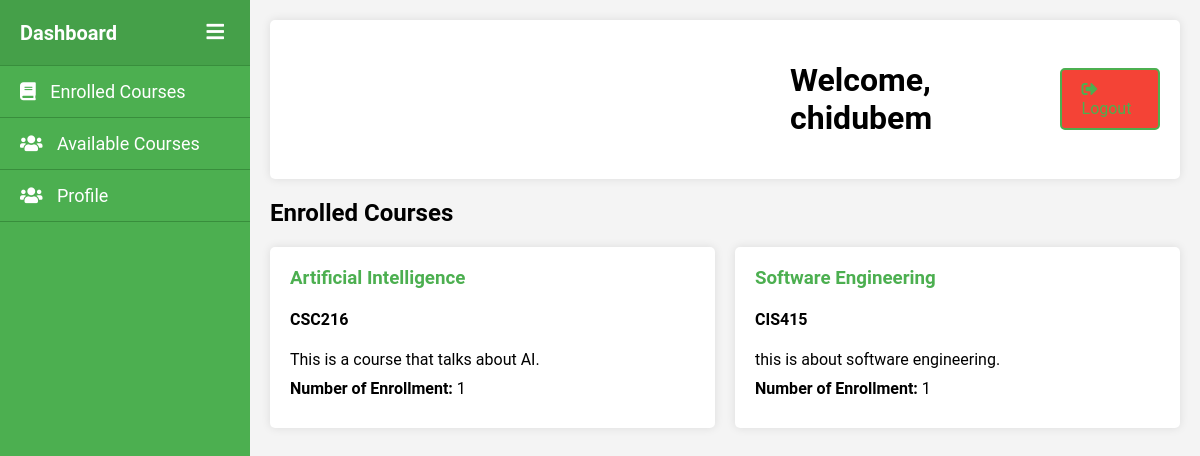
/attendace/student-dashboard (signed in), run on the app's committed database.
### accounts/models.py (models this page shows, shortened)
class User(AbstractUser):
    is_student = models.BooleanField(default=False)
    is_teacher = models.BooleanField(default=False)
    is_admin = models.BooleanField(default=False)

### attendace/models.py (models this page shows, shortened)
class Course(models.Model):
    course_title = models.CharField(max_length=50, default='')
    course_code = models.CharField(max_length=50, unique=True)
    description = models.TextField()
    requirements = models.TextField()
    start_date = models.DateField()
    end_date = models.DateField()
    teacher = models.ForeignKey(settings.AUTH_USER_MODEL, on_delete=models.CASCADE)
    students = models.ManyToManyField(settings.AUTH_USER_MODEL, related_name='enrolled_courses')

### attendace/views.py (the view)
# urls.py: path('student-dashboard', views.student_dashboard, name='student-dashboard'),
@login_required
def student_dashboard(request):
    student = request.user
    enrolled_courses = student.enrolled_courses.all()
    available_courses = models.Course.objects.exclude(pk__in=[course.pk for course in enrolled_courses])
    context = {
        'enrolled_courses': enrolled_courses,
        'available_courses': available_courses,
    }
    return render(request, 'attendance/student_dashboard.html', context)

### attendace/templatetags/custom_filters.py (called while the page is built)
@register.filter
def first_sentence(value):
    sentences = value.split('.')
    if sentences:
        return sentences[0] + '.'  # Ensure the period is included
    return value

### attendace/templates/attendance/student_dashboard.html (shortened to what this page needs)
<!DOCTYPE html>
<html lang="en">
    {% load static %}
    {% load custom_filters %}
<head>
    <link rel="stylesheet" href="{% static 'attendace/css/teacher-dashboard.css' %}">
    <link rel="stylesheet" href="https://cdnjs.cloudflare.com/ajax/libs/font-awesome/5.15.3/css/all.min.css">
</head>
<body>
    <div class="sidebar" id="sidebar">
        <div class="sidebar-header">
            <h2>Dashboard</h2>
            <button class="toggle-btn" onclick="toggleSidebar()">
                <i class="fas fa-bars"></i>
            </button>
        </div>
        <ul class="nav-links">
            <li><a href="{% url 'attendace:student-dashboard' %}"><i class="fas fa-book"></i> Enrolled Courses</a></li>
            <li><a href="{% url 'attendace:available-courses' %}"><i class="fas fa-users"></i> Available Courses</a></li>
            <li><a href="{% url 'attendace:user-profile' %}"><i class="fas fa-users"></i> Profile</a></li>
        </ul>
    </div>
    <div class="main-content" id="main-content">
        <header>
            <h1 style='padding-left:500px;'>Welcome, {{user.username}}</h1>
            <div class="header-actions">
                <a href="{% url 'logout' %}" class="logout-button"><i class="fas fa-sign-out-alt"></i> Logout</a>
            </div>
        </header>
        <main>
            <h2>Enrolled Courses</h2>
            <div class="courses">
                {% for course in enrolled_courses %}
                <div class="course-card">
                    <a href = {% url 'attendace:course-detail' course.id%}><h3>{{course.course_title}}</h3></a>
                    <h4>{{course.course_code}}</h4>
                    <p>{{course.description|first_sentence}}</p>
                    <p><strong>Number of Enrollment:</strong> {{course.students.count}}</p>
                </div>
                {% endfor %}
            </div>
        </main>
    </div>
</body>
</html>

### attendace/static/attendace/css/teacher-dashboard.css (style rules this page uses)
body { font-family: 'Roboto', sans-serif; margin: 0; background-color: #f4f4f4; display: flex; height: 100vh; }
.sidebar { width: 250px; background-color: #4CAF50; color: white; display: flex; flex-direction: column; position: fixed; height: 100%; }
.sidebar-header { padding: 20px; text-align: center; background-color: #45A049; border-bottom: 1px solid #388E3C; }
.nav-links { list-style: none; padding: 0; margin: 0; flex-grow: 1; }
.nav-links li { border-bottom: 1px solid #388E3C; }
.nav-links a { color: white; text-decoration: none; display: block; padding: 15px 20px; font-size: 18px; }
.nav-links a i { margin-right: 10px; }
.main-content { margin-left: 250px; padding: 20px; flex-grow: 1; }
header { display: flex; justify-content: space-between; align-items: center; background-color: #fff; padding: 20px; border-radius: 5px; box-shadow: 0 0 10px rgba(0, 0, 0, 0.1); margin-bottom: 20px; }
.header-actions { display: flex; align-items: center; }
.header-actions a { margin-left: 10px; text-decoration: none; color: #4CAF50; padding: 10px 20px; border: 2px solid #4CAF50; border-radius: 5px; transition: background-color 0.3s, color 0.3s; }
.logout-button { background-color: #f44336; border-color: #f44336; color: white; }
.sidebar { width: 250px; background-color: #4CAF50; color: white; display: flex; flex-direction: column; position: fixed; height: 100%; transition: width 0.3s; }
.sidebar-header { display: flex; justify-content: space-between; align-items: center; padding: 20px; background-color: #45A049; border-bottom: 1px solid #388E3C; }
.sidebar-header h2 { margin: 0; font-size: 20px; }
.sidebar-header .toggle-btn { background: none; border: none; color: white; font-size: 20px; cursor: pointer; }
.nav-links a { color: white; text-decoration: none; display: block; padding: 15px 20px; font-size: 18px; transition: padding 0.3s; }
.main-content { margin-left: 250px; padding: 20px; flex-grow: 1; transition: margin-left 0.3s; }
.courses { display: flex; flex-wrap: wrap; gap: 20px; }
.course-card { background-color: white; padding: 20px; border-radius: 5px; box-shadow: 0 0 10px rgba(0, 0, 0, 0.1); width: calc(50% - 10px); box-sizing: border-box; transition: transform 0.3s, box-shadow 0.3s; }
.course-card h3 { margin-top: 0; color: #4CAF50; }
.course-card p { margin: 10px 0; }
.course-card { background-color: white; padding: 20px; border-radius: 5px; box-shadow: 0 0 10px rgba(0, 0, 0, 0.1); width: calc(50% - 10px); box-sizing: border-box; }

### attendace/templates/attendance/student_dashboard.html (style rules this page uses)
a { text-decoration: none; color: inherit; }

### data on the page
User: username "chidubem"
Course: course_title "Artificial Intelligence", course_code "CSC216", description|first_sentence "This is a course that talks about AI.", students.count "1"
Course: course_title "Software Engineering", course_code "CIS415", description|first_sentence "this is about software engineering.", students.count "1"
